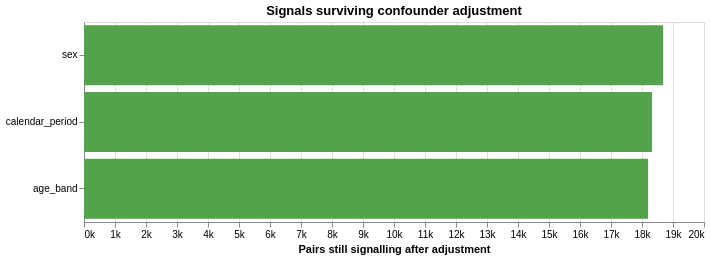

Vega-Lite specification stored for this chart:
### Vega-Lite specification from a JSON file in a GitHub repository (floating-point values rounded to 4 significant figures)
{"config": {"view": {"continuousWidth": 300, "continuousHeight": 300}}, "data": {"name": "data-6fc1d84ab4c32500263fc1df03e259b0"}, "mark": {"type": "bar", "color": "#54A24B"}, "encoding": {"tooltip": [{"field": "tested", "format": ",", "type": "quantitative"}, {"field": "surviving", "format": ",", "type": "quantitative"}, {"field": "heterogeneous", "format": ",", "type": "quantitative"}], "x": {"axis": {"format": "~s"}, "field": "surviving", "title": "Pairs still signalling after adjustment", "type": "quantitative"}, "y": {"field": "variable", "sort": "-x", "title": null, "type": "nominal"}}, "height": 200, "title": "Signals surviving confounder adjustment", "width": 620, "$schema": "https://vega.github.io/schema/vega-lite/v6.1.0.json", "datasets": {"data-6fc1d84ab4c32500263fc1df03e259b0": [{"variable": "sex", "tested": 18687, "surviving": 18683, "heterogeneous": 9548, "survival_rate": 0.9998}, {"variable": "age_band", "tested": 18445, "surviving": 18198, "heterogeneous": 13963, "survival_rate": 0.9866}, {"variable": "calendar_period", "tested": 18458, "surviving": 18322, "heterogeneous": 14082, "survival_rate": 0.9926}]}}
